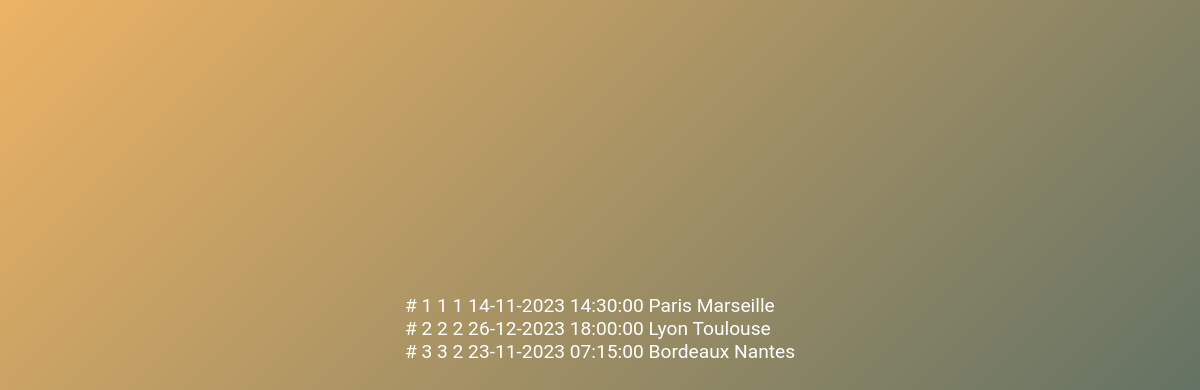
The page /adds_read.php on the database its author committed.
### tables this page shows
CREATE TABLE `adds` (
  `id` int AUTO_INCREMENT NOT NULL,
  `driverId` int NOT NULL,
  `carId` int NOT NULL,
  `tripDateAndTime` datetime NOT NULL,
  `tripDepartureCity` varchar(255) NOT NULL,
  `tripArrivalCity` varchar(255) NOT NULL,
  PRIMARY KEY (`id`)
);

### class/Services/DataBaseService.php (called while the page is built, shortened)
<?php
class DataBaseService
{
    private $connection;
    public function __construct()
    {
        try {
            $this->connection = new PDO(
                'mysql:host=' . self::HOST . ';port=' . self::PORT . ';dbname=' . self::DATABASE_NAME,
                self::MYSQL_USER,
                self::MYSQL_PASSWORD
            );
            $this->connection->exec("SET CHARACTER SET utf8");
        } catch (Exception $e) {
            echo 'Erreur : ' . $e->getMessage();
        }
    }
    public function getAdds(): array
    {
        $adds = [];
        $sql = 'SELECT * FROM adds';
        $query = $this->connection->query($sql);
        $results = $query->fetchAll(PDO::FETCH_ASSOC);
        if (!empty($results)) {
            $adds = $results;
        }
        return $adds;
    }
}

### class/Services/AddsService.php (called while the page is built, shortened)
<?php
class AddsService
{
    public function getAdds(): array
    {
        $adds = [];
        $dataBaseService = new DataBaseService();
        $addsDTO = $dataBaseService->getAdds();
        if (!empty($addsDTO)) {
            foreach ($addsDTO as $addDTO) {
                $add = new Add();
                $add->setId($addDTO['id']);
                $add->setDriverId($addDTO['driverId']);
                $add->setCarId($addDTO['carId']);
                $add->setTripDepartureCity($addDTO['tripDepartureCity']);
                $add->setTripArrivalCity($addDTO['tripArrivalCity']);
                $tripDateAndTime = new DateTime($addDTO['tripDateAndTime']);
                if ($tripDate !== false) {
                    $add->setTripDateAndTime($tripDateAndTime);
                }
                $adds[] = $add;
            }
        }
        return $adds;
    }
}

### class/Entities/Add.php (called while the page is built, shortened)
<?php
class Add
{
    private $id;
    private $driverId;
    private $carId;
    private $tripDateAndTime;
    private $tripDepartureCity;
    private $tripArrivalCity;
    public function getId(): string
    {
        return $this->id;
    }
    public function setId(string $id): void
    {
        $this->id = $id;
    }
    public function getDriverId(): string
    {
        return $this->driverId;
    }
    public function setDriverId(string $driverId): void
    {
        $this->driverId = $driverId;
    }
    public function getCarId(): string
    {
        return $this->carId;
    }
    public function setCarId(string $carId): void
    {
        $this->carId = $carId;
    }
    public function getTripDateAndTime(): DateTime
    {
        return $this->tripDateAndTime;
    }
    public function setTripDateAndTime(DateTime $tripDateAndTime): void
    {
        $this->tripDateAndTime = $tripDateAndTime;
    }
    public function getTripDepartureCity(): string
    {
        return $this->tripDepartureCity;
    }
    public function setTripDepartureCity(string $tripDepartureCity): void
    {
        $this->tripDepartureCity = $tripDepartureCity;
    }
    public function getTripArrivalCity(): string
    {
        return $this->tripArrivalCity;
    }
    public function setTripArrivalCity(string $tripArrivalCity): void
    {
        $this->tripArrivalCity = $tripArrivalCity;
    }
}

### class/Controllers/AddsController.php (the view, shortened to what this page needs)
<?php
class AddsController
{
    public function getAdds(): string
    {
        $html = '';
        $addsService = new AddsService();
        $adds = $addsService->getAdds();
        foreach ($adds as $add) {
            $html .=
                '# ' . $add->getId() . ' ' .
                $add->getDriverId() . ' ' .
                $add->getCarId() . ' ' .
                $add->getTripDateAndTime()->format('d-m-Y') . ' '.
                $add->getTripDateAndTime()->format('H:i:s') . ' '.
                $add->getTripDepartureCity() . ' '.
                $add->getTripArrivalCity() . '<br />';
        }
        return $html;
    }
}

### rows shown on the page
adds: id "1", driverId "1", carId "1", format "14-11-2023", format "14:30:00", tripDepartureCity "Paris", tripArrivalCity "Marseille"
adds: id "2", driverId "2", carId "2", format "26-12-2023", format "18:00:00", tripDepartureCity "Lyon", tripArrivalCity "Toulouse"
adds: id "3", driverId "3", carId "2", format "23-11-2023", format "07:15:00", tripDepartureCity "Bordeaux", tripArrivalCity "Nantes"
